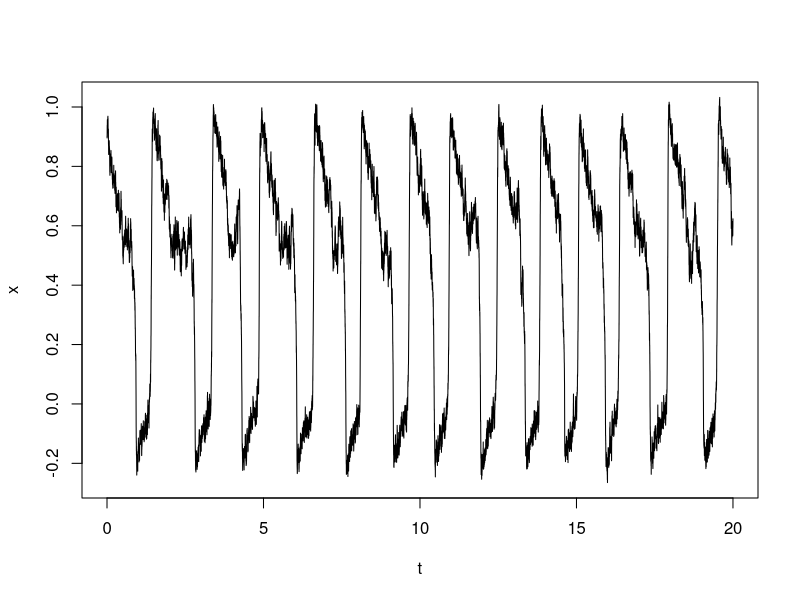
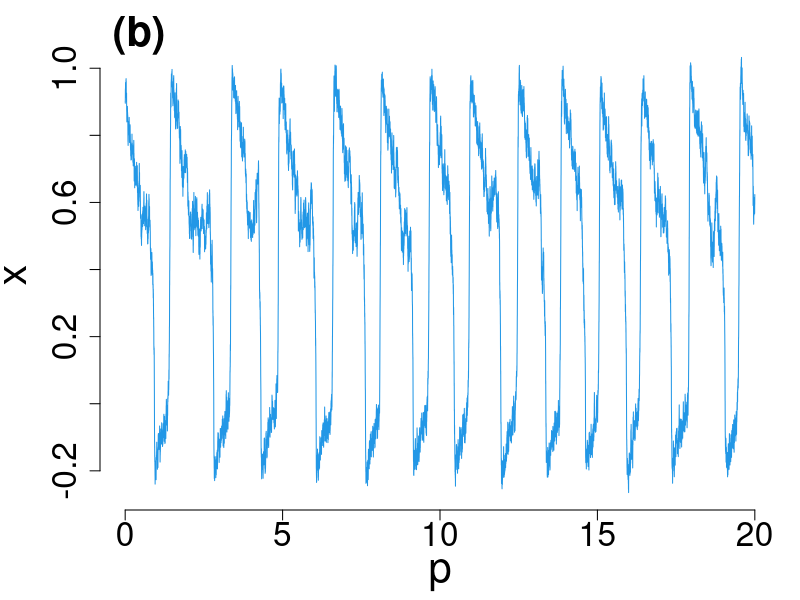
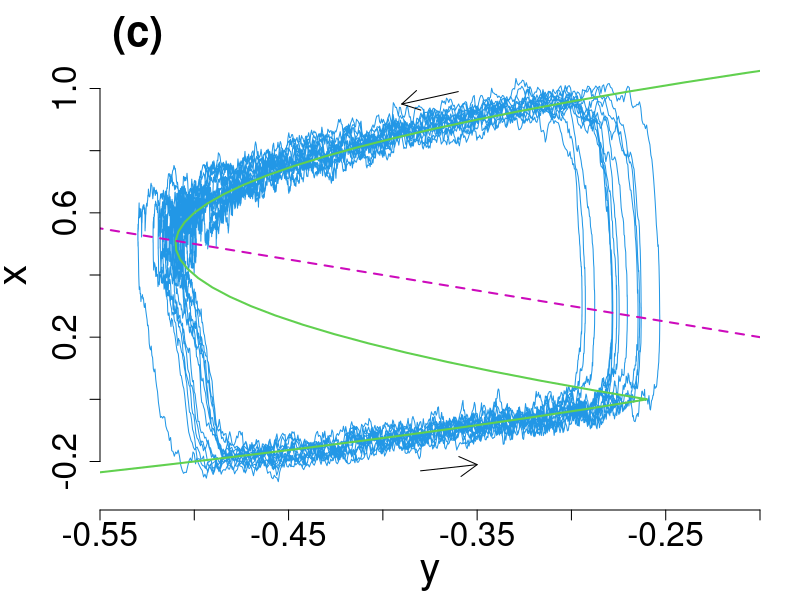

The R script that drew these images, in order:
dt<-0.001
T<-20
a<-0.26
q<-100 # 100
beta<-1.1
n<-T/dt
t<-(1:n)*dt

set.seed(4) # 4
x<-rep(0.9,n)
y<-rep(-0.35,n)
dw1<-rnorm(n,0,0.4*sqrt(dt)) # 0.3
dw2<-rnorm(n,0,0.0*sqrt(dt))
for(i in 1:(n-1)){
    x[i+1]<-x[i]+q*(abs(x[i])*(1-x[i])+y[i]+a)*dt+dw1[i]
    y[i+1]<-y[i]+(-x[i]-y[i])*dt+dw2[i]
}

plot(t,x,type="l")

xs<-0.03*((-100):100)
ys<--abs(xs)*(1-xs)-a
yf<--xs

#postscript(file="schematic_fhn.eps", horizontal=TRUE, encoding="WinAnsi.enc")
par(mar=c(0,0,0,0))
par(oma=c(0,0,1,0))
par(mai = c(0.9, 1, 0.2, 0.2))
plot(t,x,xlim=c(0,max(T)),type="l",col=4,ylab="",xlab="",bty = "n",axes=F)
axis(side=2, cex.axis=2)
axis(side=1, cex.axis=2)
mtext("x", side = 2, line = 3.5, cex=2.5)
mtext("p", side = 1, line = 2.8, cex=2.5)
mtext("(b)",side=3,adj=0.02,cex=2.5,line=-0.5,font=2,xpd=TRUE)
#dev.off()

#postscript(file="fhn_2d.eps", horizontal=TRUE, encoding="WinAnsi.enc")
par(mar=c(0,0,0,0))
par(oma=c(0,0,1,1))
par(mai = c(0.9, 1, 0.2, 0.2))
plot(y,x,type="l",xlim=c(-0.55,-0.2),ylim=c(-0.3,1.1),col=4,ylab="",xlab="",bty = "n",xaxs="i",axes=F)
lines(ys,xs,lwd=2,col=3)
lines(yf,xs,lwd=2,col=6,lty=2)
axis(side=2, cex.axis=2)
axis(side=1, cex.axis=2)
mtext("x", side = 2, line = 3.5, cex=2.5)
mtext("y", side = 1, line = 2.8, cex=2.5)
mtext("(c)",side=3,adj=0.02,cex=2.5,line=-0.5,font=2,xpd=TRUE)
arrows(-0.36, 0.99, -0.39, 0.95, length = 0.2, angle = 30, code = 2, col = 1, lty = 1, lwd = 1)
arrows(-0.38,-0.23 , -0.35, -0.21, length = 0.2, angle = 30, code = 2, col = 1, lty = 1, lwd = 1)
#dev.off()
